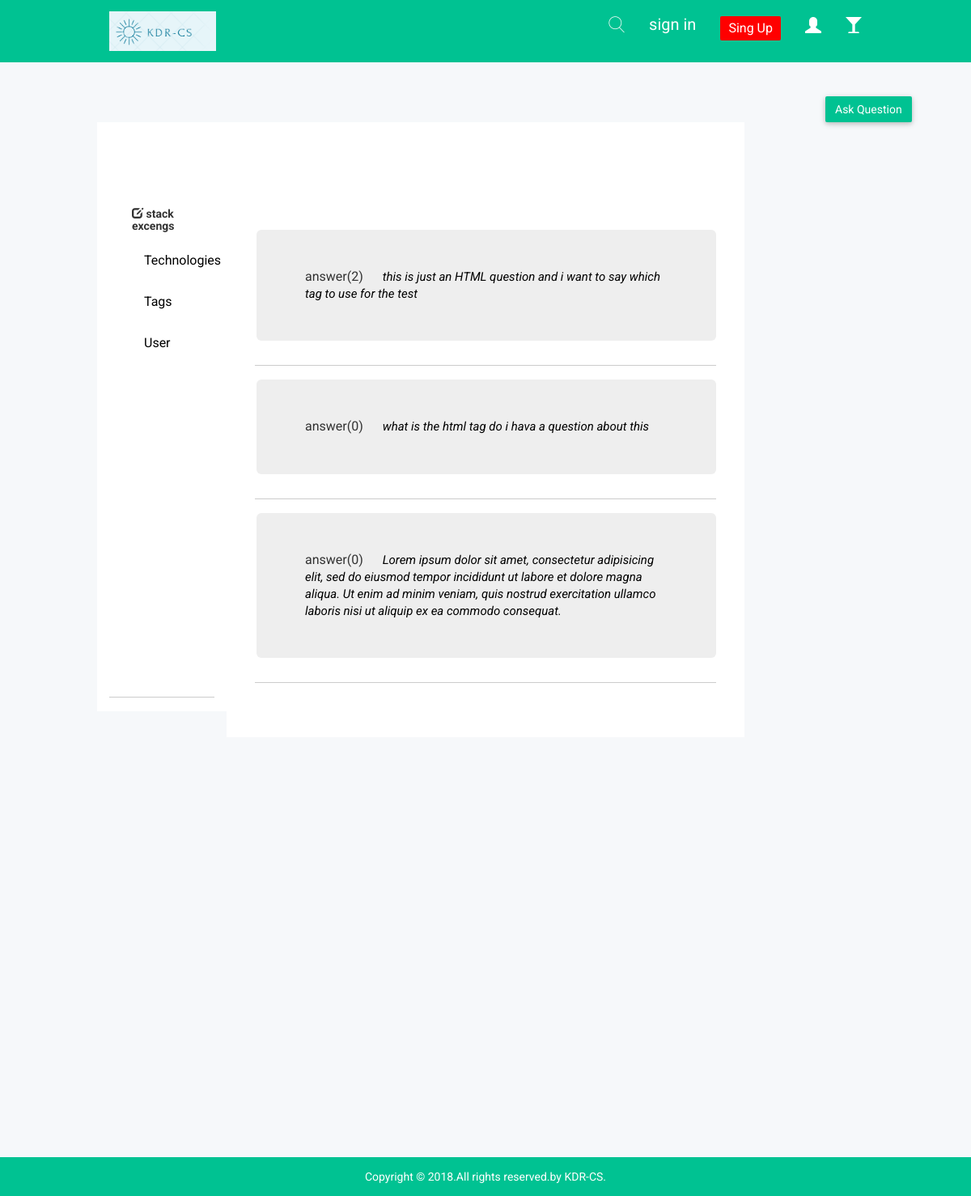
The app's page /top_menu.php?ID=1 with its own data.
### tables this page shows
CREATE TABLE `question` (
  `id` int(11) NOT NULL,
  `description` varchar(600) NOT NULL,
  `u_id` int(11) NOT NULL,
  `cat_id` int(11) NOT NULL,
  `title` varchar(100) NOT NULL
);

### top_menu.php (the view)
<?php
include "head.php";
include "link.php";
?>
<body>
<?php
include "top header.php";
?>
                    <?php
        if(isset($_GET['ID'])){
        $id = $_GET['ID'];
     }
     ?>
     <br><br>
    <div class="sale-statistic-area">
        <div class=""><a class="btn btn-success notika-btn-success"href="askquestion.php?ID='<?php echo $_GET['ID'];?>'" style="margin-left: 85%">Ask Question</a></div>
    <?php
include "aside.php";
    ?>
      <hr>
    </div>
    <div class="col-sm-8" style="background-color:white;">
       <div class="sale-statistic-inner notika-shadow mg-tb-30">
 <br><br><br><br>
<?php
        if(isset($_GET['ID'])){
        $id = $_GET['ID'];
}
     ?>
          <?php
      $query="select * from question where cat_id=$id";
      $sql=mysqli_query($link,$query);
      while ($row=mysqli_fetch_array($sql)) {
                                  ?>
                                <?php
                                $test=$row['id'];
                                    $test= "SELECT count(*) as questions from question,answer WHERE question.id= answer.qu_id and question.id=$test";
                                    $qu=mysqli_query($link,$test);
                                    $rows = mysqli_fetch_assoc($qu);
                                ?><div  style="margin-left:2px;padding:0px">
                                <div class="jumbotron">
                                <span>answer(<?php echo $rows['questions']?>)</span>
                                <span style="margin:20px; text-decoration: none;font-size:15px;font-style:oblique;"><a href="answer.php?ID=<?php echo $row["id"];?>"><?php echo $row['description']?></a></span>
                                </div>
                            </div>
                                <hr>
<?php }?>
                    </div>
                </div>
            </div>
        </div>
    </div>
                 <br><br><br><br><br><br><br><br><br><br><br><br><br><br><br><br><br><br> <br><br><br> <br><br>
<?php
include "footer.php";
?>
</body>
</html>

### css/main.css (style rules this page uses)
html { color: #2f2f2f; font-size: 1em; line-height: 1.4; }
hr { display: block; height: 1px; border: 0; border-top: 1px solid #ccc; margin: 1em 0; padding: 0; }

### css/wave/button.css (style rules this page uses)
.btn-default.notika-btn-default, .btn-info.notika-btn-info, .btn-primary.notika-btn-primary, .btn-success.notika-btn-success, .btn-warning.notika-btn-warning, .btn-danger.notika-btn-danger { box-shadow: 0 2px 5px rgba(0,0,0,.16), 0 2px 10px rgba(0,0,0,.12); border:none; outline:none !important; border-radius:2px; font-size:14px; }
.btn-success.notika-btn-success, .btn-success.success-icon-notika { background-color: #00c292; }

### aside.php (style rules this page uses)
a { color: black; }

### records on screen
question: questions "2", description "this is just an HTML question and i want to say which tag to use for the test"
question: questions "0", description "what is the html tag do i hava a question about this"
question: questions "0", description "Lorem ipsum dolor sit amet, consectetur adipisicing elit, sed do eiusmod tempor incididunt ut labore et dolore magna aliqua. Ut enim ad minim veniam, quis nostrud exercitation ullamco laboris nisi ut aliquip ex ea commodo consequat."
